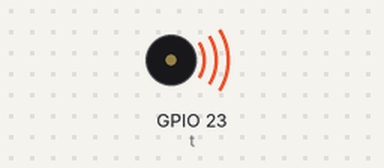
Recording of a program running on a simulated Raspberry Pi (BCM pin numbers). Parts: buzzer (waves = sounding). At 3.0 s the program stops and its outputs stay as they are.

Above: at 0.1 s.
At 3.1 s:
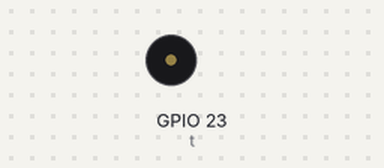
Timing chart, 0 to 4.5 s (numbered marks = the images above):
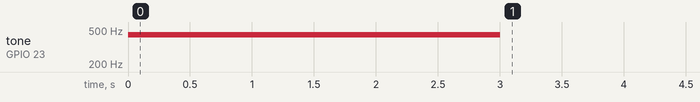

The program:

tone_pigpio.py
```python
from gpiozero import TonalBuzzer
from gpiozero.tones import Tone
from gpiozero.pins.pigpio import PiGPIOFactory
import time
factory = PiGPIOFactory()
t = TonalBuzzer(23, pin_factory=factory)
t.play(Tone(440))
time.sleep(3)
t.stop()
```

Measured:
- by itself, tone on GPIO 23 (t): silent → 440 Hz at 0.00 s, → silent 3.0 s later
